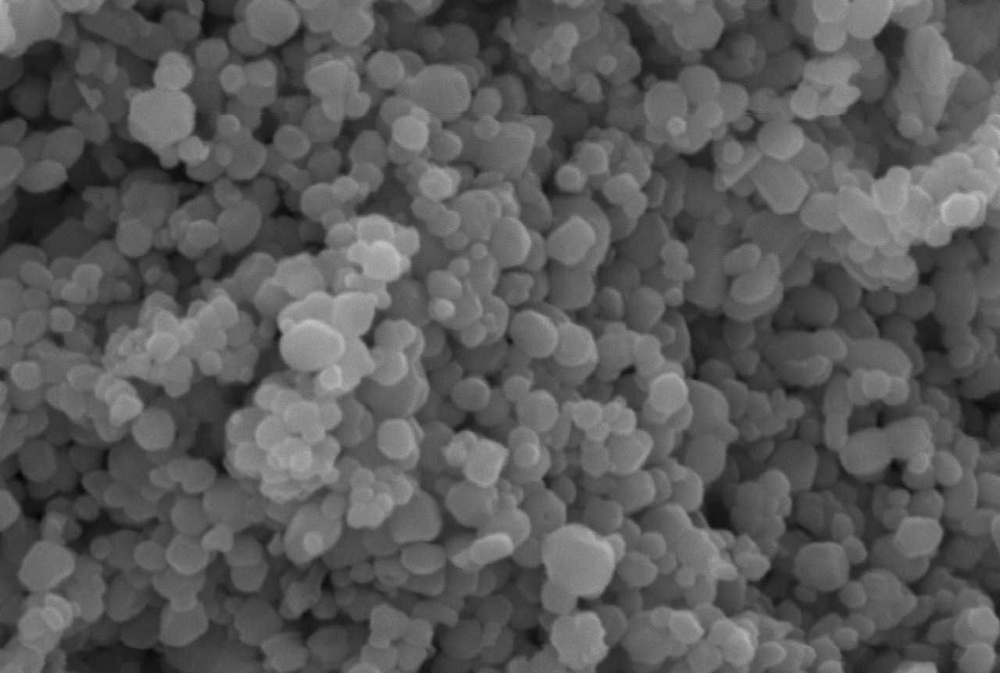
#> input picture Jupyter/WhatsApp Image 2024-12-07 at 1.24.52 PM.jpeg, 1000 x 673 px, shrunk from 1280 x 862 before the run
$ jupyter execute nanoparticulas.ipynb
#> lines starting #> are read from the running program, lines starting #| are printed output that depends on the picture; after the words box and inside, x2 and y2 are one past the last pixel; in counts of white or black regions, pixels touching at a corner belong together
[cell 1]
# Importar las librerías necesarias
import cv2
import numpy as np
import matplotlib.pyplot as plt
import plotly.graph_objects as go
import plotly.io as pio

[cell 2]
ruta_imagen = "WhatsApp Image 2024-12-07 at 1.24.52 PM.jpeg"
tamaño_referencia_nm=114.10
escala_referencia_px=50

[cell 3]
from PIL import Image

# Intentar abrir la imagen con Pillow
try:
    imagen = Image.open(ruta_imagen)
#> imagen is the input picture: PIL image 1000x673 RGB; min 7, max 198, mean 89.4
    imagen.show()  # Muestra la imagen si se abre correctamente
    print("Imagen cargada correctamente.")
except Exception as e:
    print(f"Error al cargar la imagen con Pillow: {e}")

[cell 4]
# Cargar la imagen en escala de grises
imagen = cv2.imread(ruta_imagen, cv2.IMREAD_GRAYSCALE)
#> imagen: shape (673, 1000); min 7, max 198, mean 89.4

[cell 5]
# Mostrar la imagen original
plt.figure(figsize=(10, 5))
plt.title("Imagen Original")
plt.imshow(imagen, cmap='gray')
plt.axis('off')
plt.show()

[cell 6]
 # Aplicar un filtro para reducir ruido
imagen_suavizada = cv2.GaussianBlur(imagen, (15, 15), 0)
 # Umbral adaptativo para binarizar la imagen
imagen_binaria = cv2.adaptiveThreshold(imagen_suavizada, 255, cv2.ADAPTIVE_THRESH_GAUSSIAN_C, cv2.THRESH_BINARY_INV, 11, 2)
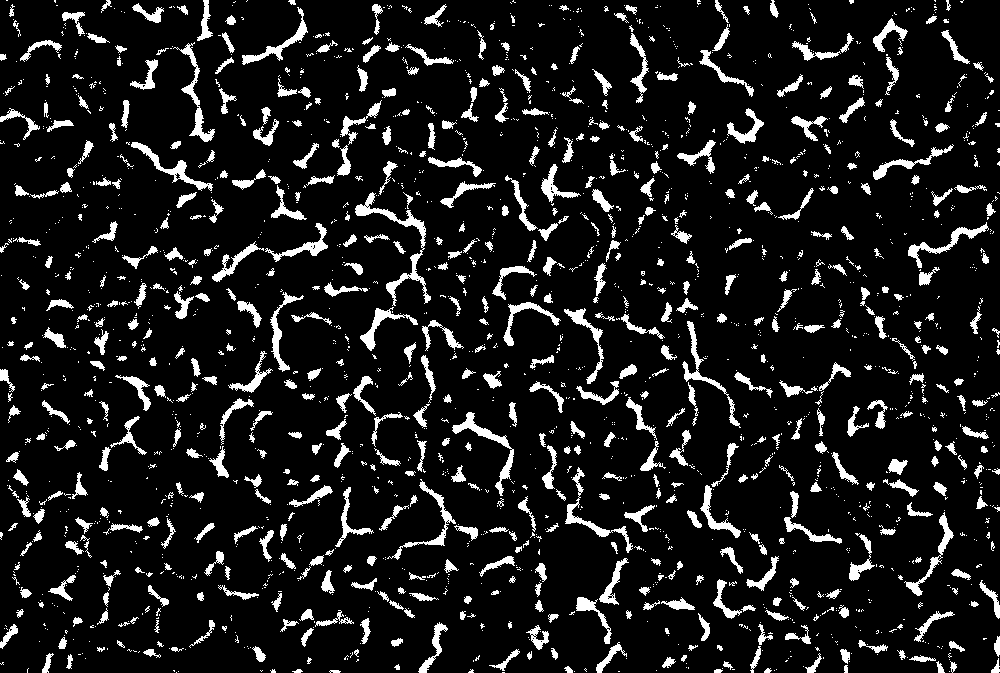
#> imagen_binaria: shape (673, 1000); 10.5% white; 2077 white regions (1467 under 20 px), largest, box (x1, y1, x2, y2) and area: (355, 192, 431, 306) 1185, (452, 412, 514, 496) 796, (173, 42, 215, 142) 714

# Realizar dilatación para agrandar las partículas
kernel = np.ones((5, 5), np.uint8)
imagen_dilatada = cv2.dilate(imagen_binaria, kernel, iterations=2)
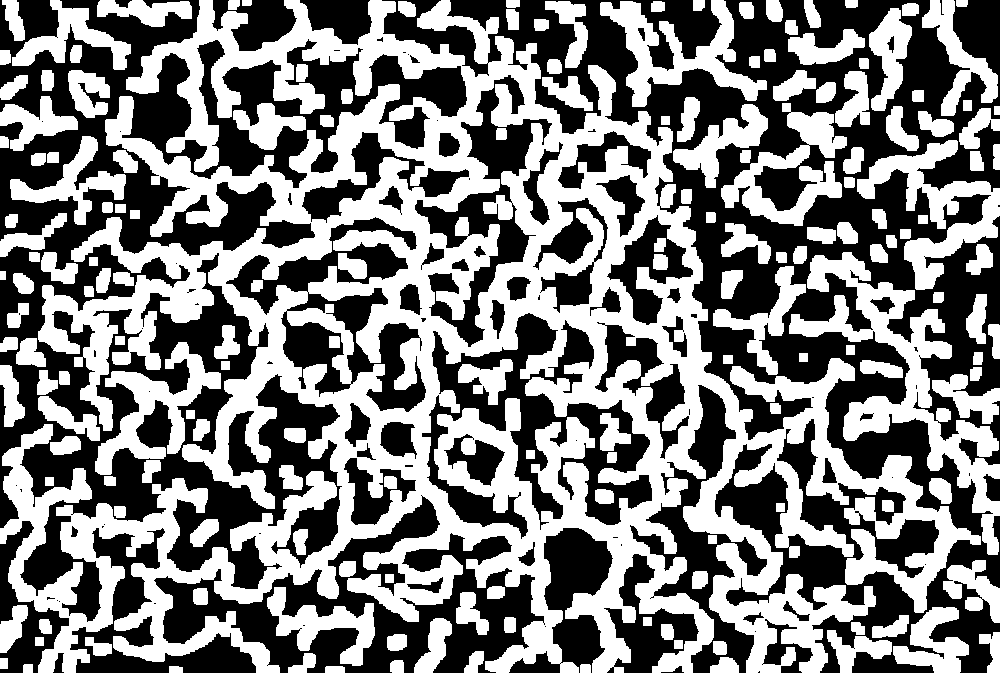
#> imagen_dilatada: shape (673, 1000); 49.3% white; 174 white regions

# Detectar contornos
contornos, _ = cv2.findContours(imagen_dilatada, cv2.RETR_EXTERNAL, cv2.CHAIN_APPROX_SIMPLE)
#> contornos = 162 contours; largest, box (x1, y1, x2, y2) and area: (0, 0, 981, 673) 275716, (789, 252, 1000, 555) 13120, (857, 140, 1000, 290) 6372, (600, 0, 767, 107) 5759, (721, 103, 847, 226) 5140

# Filtrar contornos pequeños
contornos = [c for c in contornos if cv2.contourArea(c) > 20]

[cell 7]
# Dibujar contornos sobre la imagen original
imagen_contornos = cv2.cvtColor(imagen, cv2.COLOR_GRAY2BGR)
cv2.drawContours(imagen_contornos, contornos, -1, (0, 500, 0), 2)
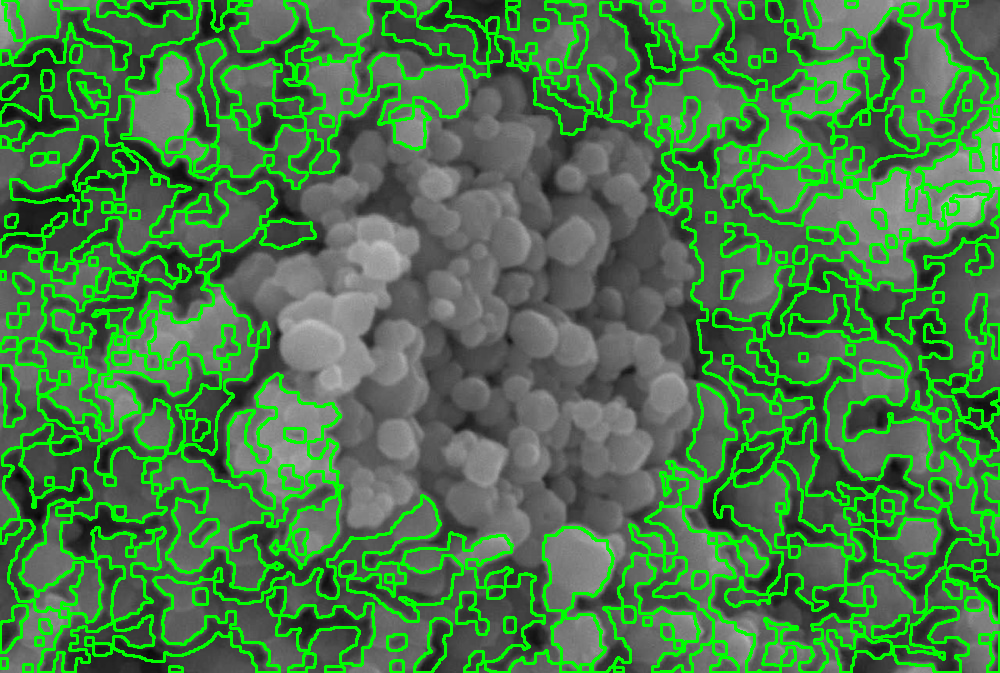
#> imagen_contornos: shape (673, 1000, 3); 19.09% of pixels changed, all inside (x1, y1, x2, y2) = (0, 0, 1000, 673)

[cell 8]
 # Mostrar la imagen con contornos
plt.figure(figsize=(10, 5))
plt.title("Contornos Detectados")
plt.imshow(imagen_contornos)
plt.axis('off')
plt.show()

[cell 9]
  # Calcular el tamaño de las partículas detectadas
tamaños_particulas_nm = []
for contorno in contornos:
    # Calcular el área en píxeles
    area_px = cv2.contourArea(contorno)

    # Calcular el diámetro equivalente (asumiendo partículas circulares)
    diametro_px = np.sqrt(4 * area_px / np.pi)

    if escala_referencia_px:
        # Convertir de píxeles a nanómetros
        diametro_nm = (diametro_px / escala_referencia_px) * tamaño_referencia_nm
        tamaños_particulas_nm.append(diametro_nm)
#> this loop made 162 passes
#> (contorno, area_px, diametro_px, diametro_nm) on passes 6, 11, 13, 21, 30, 34, 38, 41, 48, 56: ([[0, 658], [0, 668], [7, 668], [7, 658]], 70, 9.44, 21.54), ([[674, 640], [674, 648], [682, 648], [682, 640]], 64, 9.03, 20.6), ([[35, 637], [35, 645], [43, 645], [43, 637]], 64, 9.03, 20.6), ([[643, 617], [643, 625], [651, 625], [651, 617]], 64, 9.03, 20.6), ([[385, 574], [385, 582], [393, 582], [393, 574]], 64, 9.03, 20.6), ([[708, 535], [708, 543], [716, 543], [716, 535]], 64, 9.03, 20.6), ([[776, 503], [776, 511], [784, 511], [784, 503]], 64, 9.03, 20.6), ([[45, 477], [45, 485], [53, 485], [53, 477]], 64, 9.03, 20.6), ([[186, 410], [186, 418], [194, 418], [194, 410]], 64, 9.03, 20.6), ([[221, 361], [221, 369], [229, 369], [229, 361]], 64, 9.03, 20.6)
#> (area_px, diametro_px, diametro_nm) on passes 1, 2, 3, 4, 5, 7: (112, 11.94, 27.25), (74.5, 9.74, 22.23), (79, 10.03, 22.89), (71.5, 9.54, 21.77), (147.5, 13.7, 31.27), (311.5, 19.92, 45.45)
#> after the loop, tamaños_particulas_nm = 162 values, max 1352.1 at index 158, min 16.29 at index 73, mean 58.93

[cell 10]
if escala_referencia_px:
    # Mostrar tamaños calculados
    print("Tamaños de nanopartículas detectados (en nm):")
    for i, tamaño in enumerate(tamaños_particulas_nm):
        print(f"Partícula {i+1}: {tamaño:.2f} nm")
#> this loop made 162 passes
#> tamaño on passes 1 to 3: 27.25, 22.23, 22.89
#| Partícula 1: 27.25 nm
#| Partícula 2: 22.23 nm
#| Partícula 3: 22.89 nm
#| Partícula 4: 21.77 nm
#| Partícula 5: 31.27 nm
#| Partícula 6: 21.54 nm
#| Partícula 7: 45.45 nm
#| Partícula 8: 42.43 nm
#> (further printed lines are left out)
else:
    print("No se puede calcular el tamaño sin la escala de referencia.")

[cell 11]
# Limpiar los datos para que solo estén en el rango de 0 a 200 nm
tamaños_filtrados = [tamaño for tamaño in tamaños_particulas_nm if 0 <= tamaño <= 200]
#> tamaños_filtrados = 159 values, max 195.4 at index 151, min 16.29 at index 73, mean 48.39
